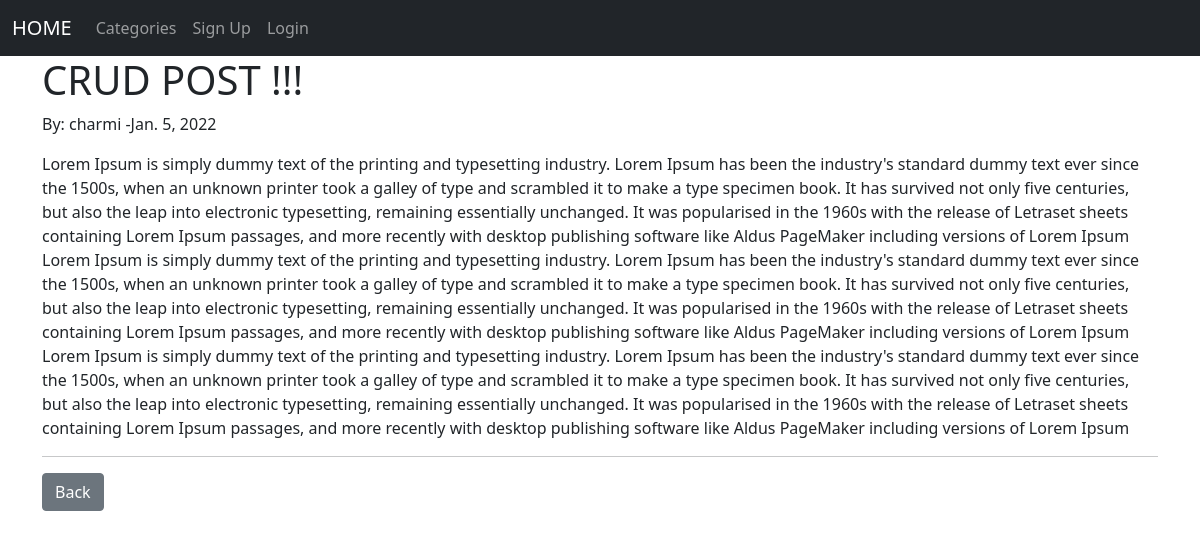
The app's page /detail/5 with its own data.
### app1/models.py (models this page shows, shortened)
class Post(models.Model):
    author = models.ForeignKey(User,on_delete=models.CASCADE,related_name='blogs')
    title = models.CharField(max_length=200)
    body = models.TextField()
    date = models.DateField(auto_now_add=True)
    category = models.CharField(max_length=255,default='Personal')

### app1/views.py (the view)
# urls.py: path('detail/<int:pk>',Detail.as_view(),name='detail_view'),
class Detail(DetailView):
    model = Post
    template_name = 'app1/detail.html'

### app1/templates/app1/detail.html (shortened to what this page needs)
{% extends 'app1/base.html' %}
{% block content %}
<h1>
    {{object.title}} !!!
</h1>
<p>By: {{object.author}} -{{object.date}}
</p>
<p>{{object.body}}</p>
<hr>
<a href="{% url 'home_view' %}" class="btn btn-secondary">Back</a>
{% endblock %}

### records on screen
Post: title "CRUD POST", author "charmi", date "Jan. 5, 2022", body "Lorem Ipsum is simply dummy text of the printing and typesetting industry. Lorem Ipsum has been the industry's standard dummy text ever since the 1500s, when an unknown printer took a galley of type and scrambled it to make a type specimen book. It has survived not only five centuries, but also the leap into electronic typesetting, remaining essentially unchanged. It was popularised in the 1960s with the release of Letraset sheets containing Lorem Ipsum passages, and more recently with desktop publishing software like Aldus PageMaker including versions of Lorem Ipsum Lorem Ipsum is simply dummy text of the printing and typesetting industry. Lorem Ipsum has been the industry's standard dummy…"
